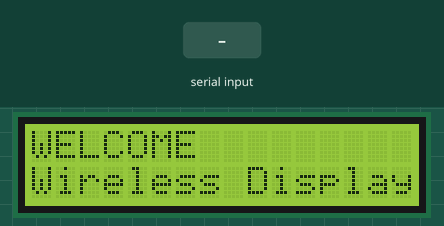
This sketch was run on a simulated Arduino Uno, built with avr-gcc and run on an emulated ATmega328P. On the bench: 16×2 character LCD. Inputs (shaded band) come from the test bench. What the sketch prints to the serial monitor is not drawn.

Above: at 0.1 s.
3.3 s: "90,45\n" received over Serial
5.9 s: "0\n" received over Serial
At 7.1 s:
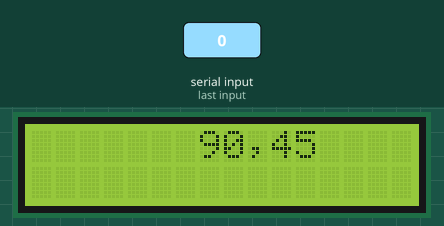
7.4 s: "1\n" received over Serial
At 8.3 s:
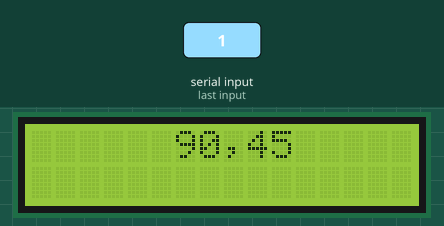
Timing chart, 0 to 10.4 s (numbered marks = the images above; inputs shaded):
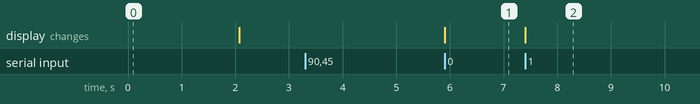

Measured:
- after the input at 3.3 s, every drawn part: stays the same
- after the input at 5.9 s, the display: changes at once (image 1)
- after the input at 7.4 s, the display: changes at once (image 2)

The sketch:

sketch_may21a.ino
```cpp
#include<LiquidCrystal.h> //header file for LCD
LiquidCrystal lcd(2, 3, 4, 5, 6, 7); //rs,en,D4,D5,D6,D7

void setup()
{
  Serial.begin(9600);
  lcd.begin(16, 2);
  lcd.clear();
  lcd.setCursor(0, 0);
  lcd.print("WELCOME");
  lcd.setCursor(0, 1);
  lcd.print("Wireless Display");
  delay(2000);
  lcd.clear();
}

void loop()
{
  Serial.println("Enter your messgae");
  if (Serial.available() > 0)
  {
    String mydata = Serial.readString();
    Serial.println("Enter Row number");
    while(!Serial.available());
    Serial.println("Received");
    int row = Serial.parseInt();
    if(row == 0)
    {
    lcd.setCursor(0,row);
    lcd.print("                     ");
    lcd.setCursor(15,row);
    lcd.print(mydata);
    }
    if(row == 1)
    {
      lcd.setCursor(0,row);
    lcd.print("                     ");
    lcd.setCursor(15,row);
    lcd.print(mydata);
    }

  }
  lcd.scrollDisplayLeft();
  delay(200);
}
```
